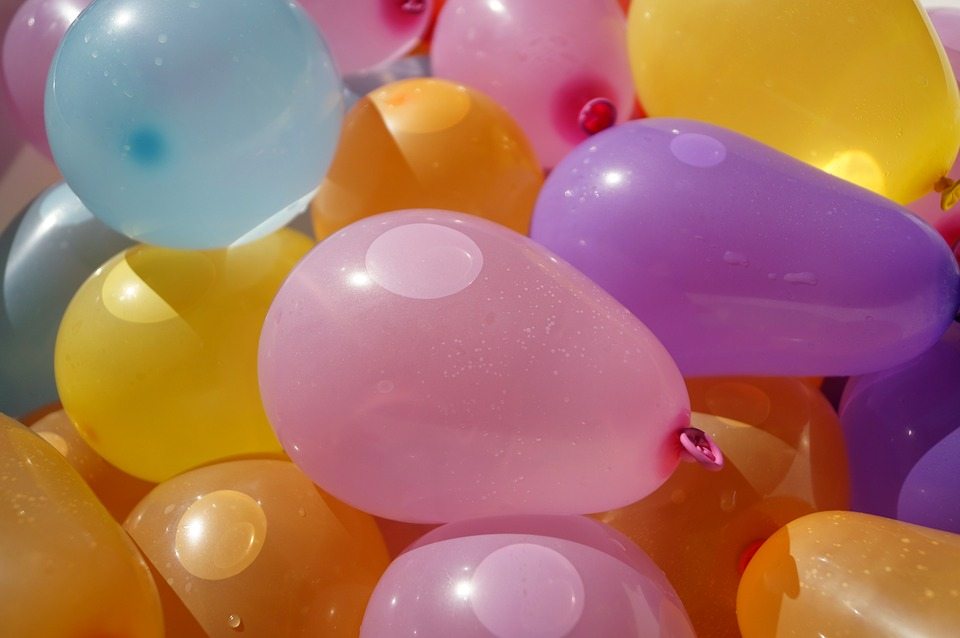
#> input picture aind/cv/exercises/images/water_balloons.jpg, 960 x 638 px
$ jupyter execute 'HSV Color Space, Balloons.ipynb'   (shell and % lines are left out)
#> lines starting #> are read from the running program, lines starting #| are printed output that depends on the picture; after the words box and inside, x2 and y2 are one past the last pixel; in counts of white or black regions, pixels touching at a corner belong together
# HSV Color Space, Balloons

### Import resources and display image

[cell 1]
import numpy as np
import matplotlib.pyplot as plt
import cv2


# Read in the image
image = cv2.imread('images/water_balloons.jpg')
#> image is the input picture: shape (638, 960, 3); mean B, G, R 99.2, 114.9, 169.3

# Make a copy of the image
image_copy = np.copy(image)

# Change color to RGB (from BGR)
image_copy = cv2.cvtColor(image_copy, cv2.COLOR_BGR2RGB)

plt.imshow(image_copy)

### Plot color channels

[cell 2]
# RGB channels

r = image_copy[:, :, 0]
g = image_copy[:, :, 1]
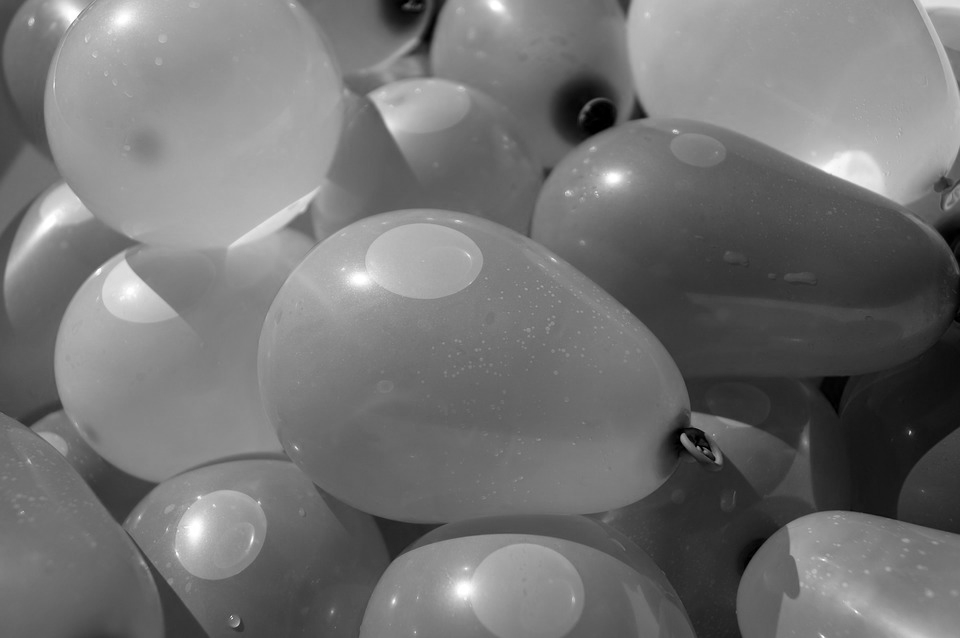
#> g: shape (638, 960); min 0, max 255, mean 114.9
b = image_copy[:, :, 2]
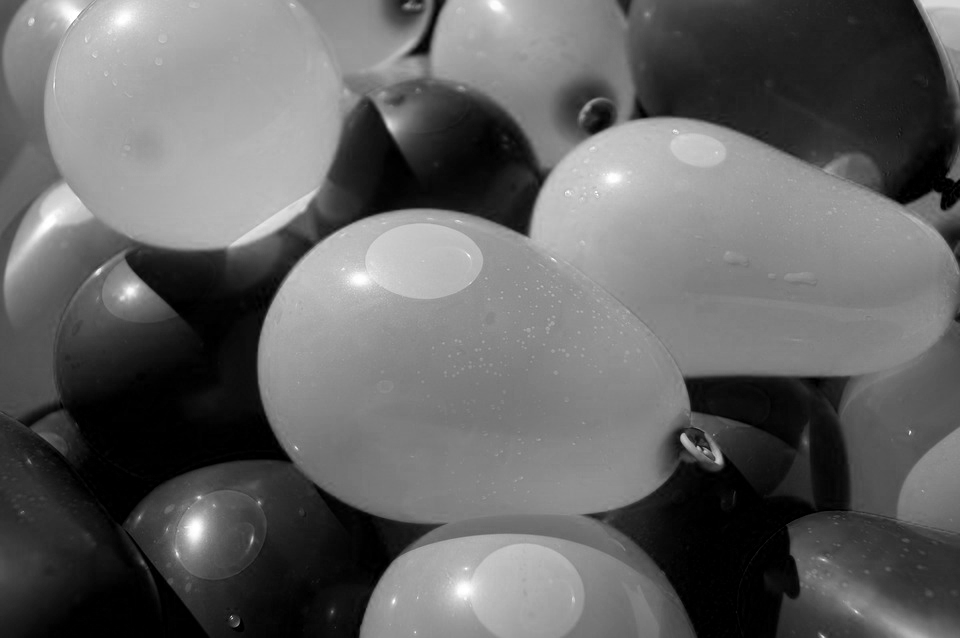
#> b: shape (638, 960); min 0, max 255, mean 99.2

f, (ax1, ax2, ax3) = plt.subplots(1, 3, figsize=(20, 10))

ax1.set_title('Red')
ax1.imshow(r, cmap='gray')

ax2.set_title('Green')
ax2.imshow(g, cmap='gray')

ax3.set_title('Blue')
ax3.imshow(b, cmap='gray')
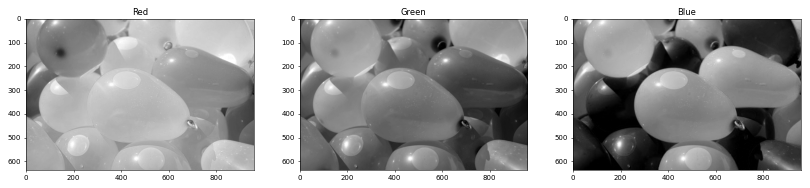
#> figure drawn by matplotlib, 3 panels

[cell 3]
# Convert from RGB to HSV
hsv = cv2.cvtColor(image_copy, cv2.COLOR_RGB2HSV)
#> hsv: shape (638, 960, 3); mean H, S, V 92.1, 143.4, 175.3

# HSV channels
h = hsv[:, :, 0]
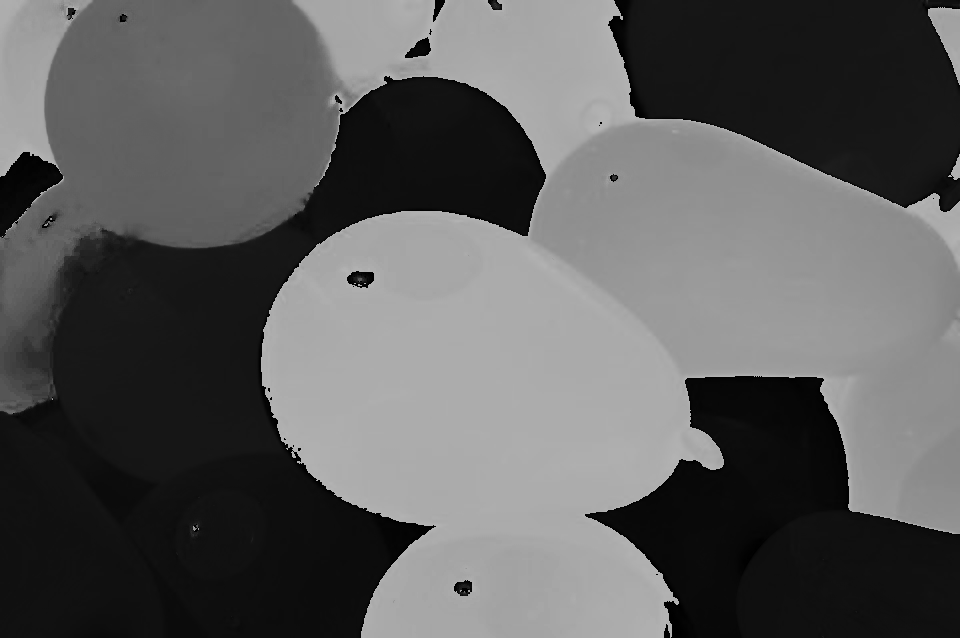
#> h: shape (638, 960); min 0, max 179, mean 92.1
s = hsv[:, :, 1]
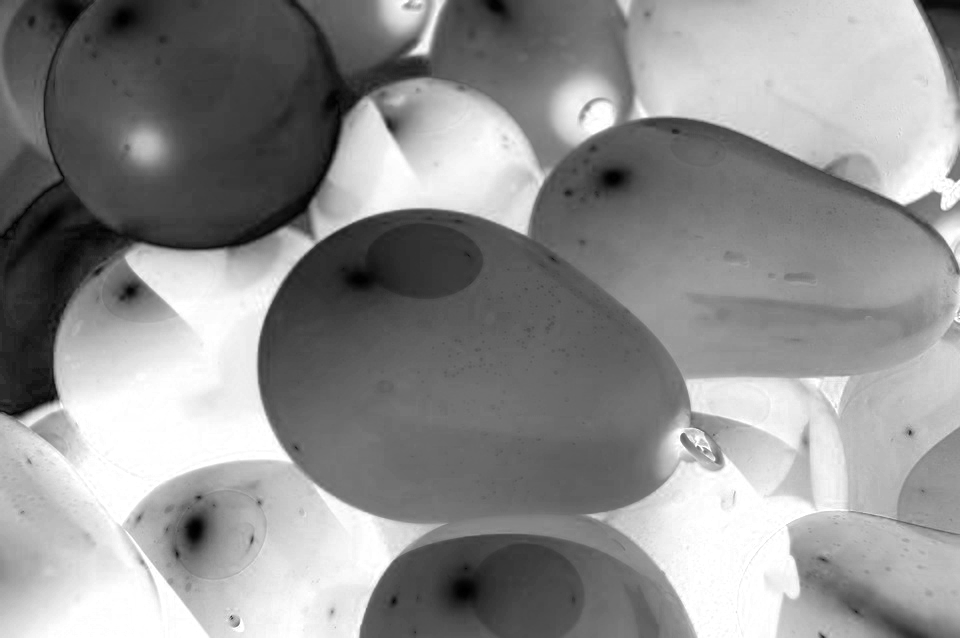
#> s: shape (638, 960); min 0, max 255, mean 143.4
v = hsv[:, :, 2]
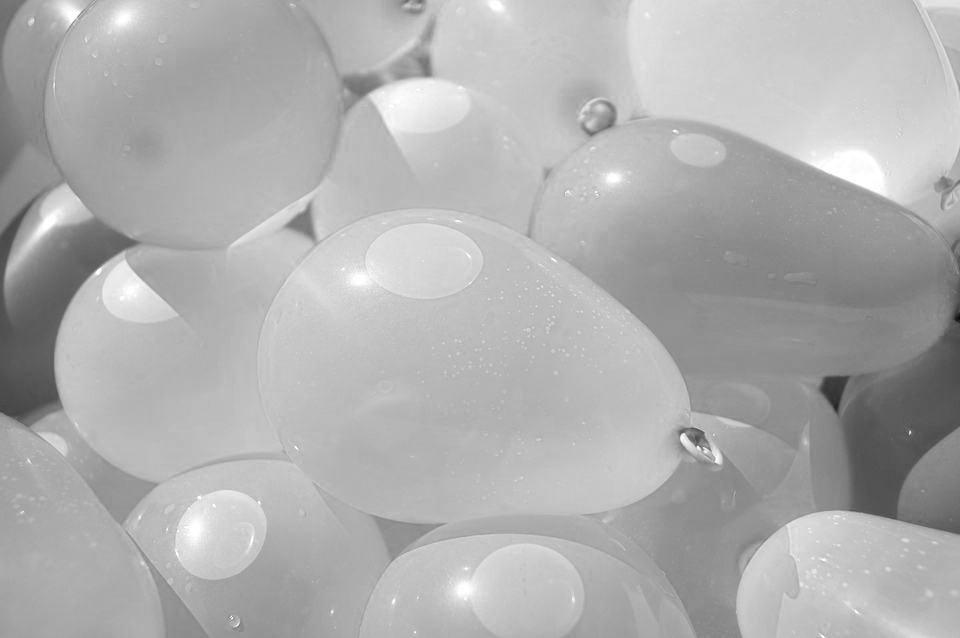
#> v: shape (638, 960); min 13, max 255, mean 175.3

f, (ax1, ax2, ax3) = plt.subplots(1, 3, figsize=(20, 10))

ax1.set_title('Hue')
ax1.imshow(h, cmap='gray')

ax2.set_title('Saturation')
ax2.imshow(s, cmap='gray')

ax3.set_title('Value')
ax3.imshow(v, cmap='gray')

### Define violet and hue selection thresholds

[cell 4]
# Define our color selection criteria in RGB values
lower_violet = np.array([102, 0, 102])
upper_violet = np.array([200, 100, 255])

[cell 5]
# Define our color selection criteria in HSV values
lower_hue = np.array([140, 0, 0])
upper_hue = np.array([160, 255, 255])

### Mask the image

[cell 6]
# RGB mask

# Define the masked area
mask_rgb = cv2.inRange(image_copy, lower_violet, upper_violet)
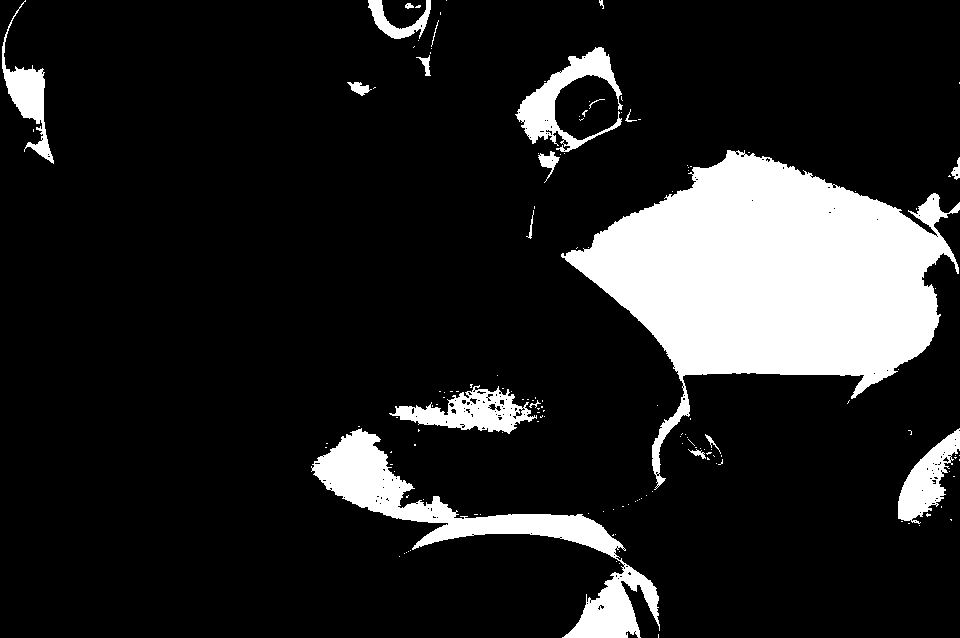
#> mask_rgb: shape (638, 960); 14.3% white; 146 white regions (126 under 20 px), largest, box (x1, y1, x2, y2) and area: (561, 150, 960, 490) 60367, (311, 428, 660, 638) 13394, (515, 47, 623, 152) 3627

# Create a copy and mask the image
masked_image = np.copy(image_copy)
masked_image[mask_rgb == 0] = [0, 0, 0]

plt.imshow(masked_image)
plt.title('RGB selection')

[cell 7]
# RGB mask

# Define the masked area
mask_hsv = cv2.inRange(hsv, lower_hue, upper_hue)
#> mask_hsv: shape (638, 960); 15.4% white; 65 white regions (58 under 20 px), largest, box (x1, y1, x2, y2) and area: (530, 120, 960, 534) 90305, (5, 0, 92, 96) 2580, (293, 0, 378, 106) 791

# Create a copy and mask the image
masked_image = np.copy(image_copy)
masked_image[mask_hsv == 0] = [0, 0, 0]
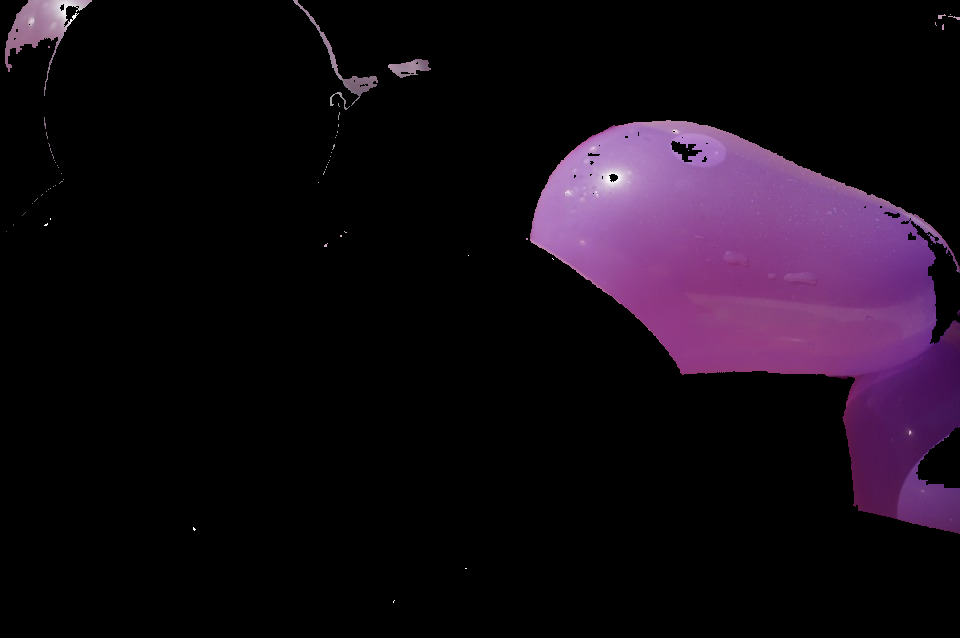
#> masked_image: shape (638, 960, 3); mean R, G, B 20.9, 11.3, 21.6

plt.imshow(masked_image)
plt.title('HSV selection')

$ run again, with aind/cv/exercises/images/CMR_1.jpg copied over aind/cv/exercises/images/water_balloons.jpg
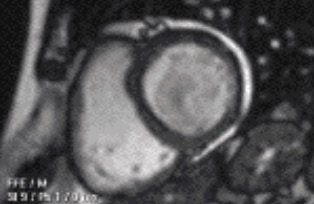
#> input picture aind/cv/exercises/images/CMR_1.jpg, 314 x 204 px
#> image is the input picture: shape (204, 314, 3); mean B, G, R 85.2, 83.9, 84.5
#> hsv: shape (204, 314, 3); mean H, S, V 83.8, 6.3, 85.5
#> `h = hsv[:, :, 0]`:
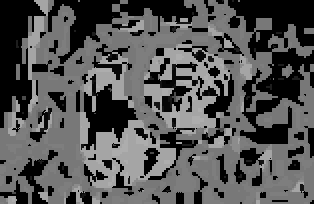
#> h: shape (204, 314); min 0, max 173, mean 83.8
#> mask_rgb: shape (204, 314); 0.02% white in thin lines or dots, all inside (x1, y1, x2, y2) = (8, 33, 301, 199)
#> `mask_hsv = cv2.inRange(hsv, lower_hue, upper_hue)`:
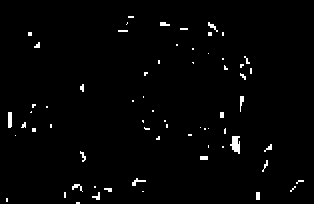
#> mask_hsv: shape (204, 314); 1.7% white; 65 white regions (44 under 20 px), largest, box (x1, y1, x2, y2) and area: (230, 136, 240, 154) 123, (8, 112, 12, 128) 63, (132, 178, 146, 186) 44
